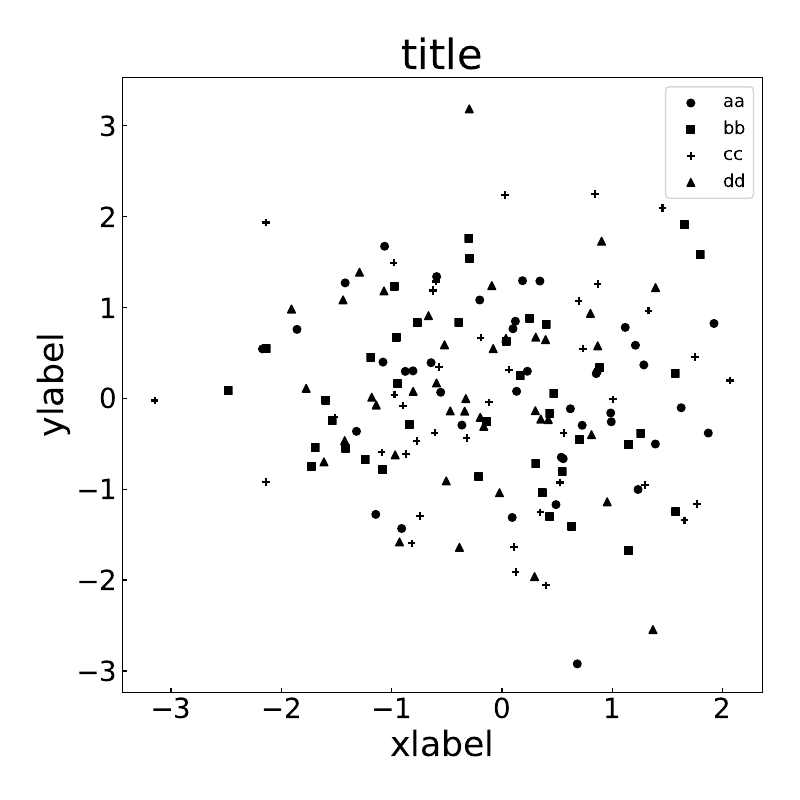

This figure's Python source:
import numpy as np
import matplotlib.pyplot as plt

from lib_plot import MakeGraph


def main():
    # x = ["hello", "world", "chao", "konnnitiha"]
    x = ["hello", "world"]
    
    data = [
        [
            [1,2,3,4,5],
            [2,3,4,5,6]
        ],
        [
            [1,2,8,4,5],
            [2,9,4,5,6]
        ],
        [
            [1,2,8,10,5],
            [2,9,1,5,6]
        ]
    ]
    
    # graph = MakeGraph(x=x, y=data)
    
    # graph.bar_graph_from_scratch(
    #     xlabel="test", 
    #     ylabel="testtest", 
    #     title="world"
    #     )
    
    
    # graph.cumulative_bar_graph(
    #     legends=["aa", "bb", "cc"],
    #     xlabel="xlabel",
    #     ylabel="ylabel",
    #     title="title"
    # )
    
    # graph.multiple_bar_graph(
    #     legends=["aa", "bb", "cc"], 
    #     xlabel="test", 
    #     ylabel="testtest", 
    #     title="world",
    #     error_type="SE"
    #     )
    
    data = [
        [
            1,2,3,2,3,4,5,4,5,2,3,4,3,6,1,3,4,5,0,3
        ],
        [
            2,5,3,6,5,4,1,4,3,2,5,8,10,-2,4,3,7,6,4,3
        ],
        [
            2,3,7,8,4,3,1,4,6,8,3,1,3,1,1,4,2,3,2,6
        ],
        [
            5,3,2,3,4,3,3,4,6,1,3,5,3,7,7,4,3,8,6,7
        ]
    ]
    
    # x = np.arange(len(data[0]))
    # legends = ["hello", "world", "chao", "konnnitiha"]
    # graph.line_graph(
    #     legends=legends,
    #     xlabel="test",
    #     ylabel="testtest",
    #     title="title",
    # )
    
    x = [
        [
            1,2,3,4,3,2,3,4
        ],
        [
            3,5,4,2,5,7,6,4
        ],
        [
            6,5,3,6,5,4,5,3
        ],
        [
            7,6,5,4,3,4,3,5
        ]
    ]
    data = [
        [
            4,2,4,5,6,4,3,5
        ],
        [
            7,4,3,2,5,6,7,8
        ],
        [
            1,4,3,2,5,6,8,9
        ],
        [
            1,5,4,7,9,5,3,6
        ]
    ]
    
    x = np.random.randn(4, 40)
    data = np.random.randn(4, 40)
    
    graph = MakeGraph(x=x, y=data)
    graph.scatter_graph(
        legends=["aa", "bb", "cc", "dd"],
        xlabel="xlabel",
        ylabel="ylabel",
        title="title"
        )
    
    # plt.show()
    plt.savefig("test.pdf")


if __name__ == "__main__":
    main()